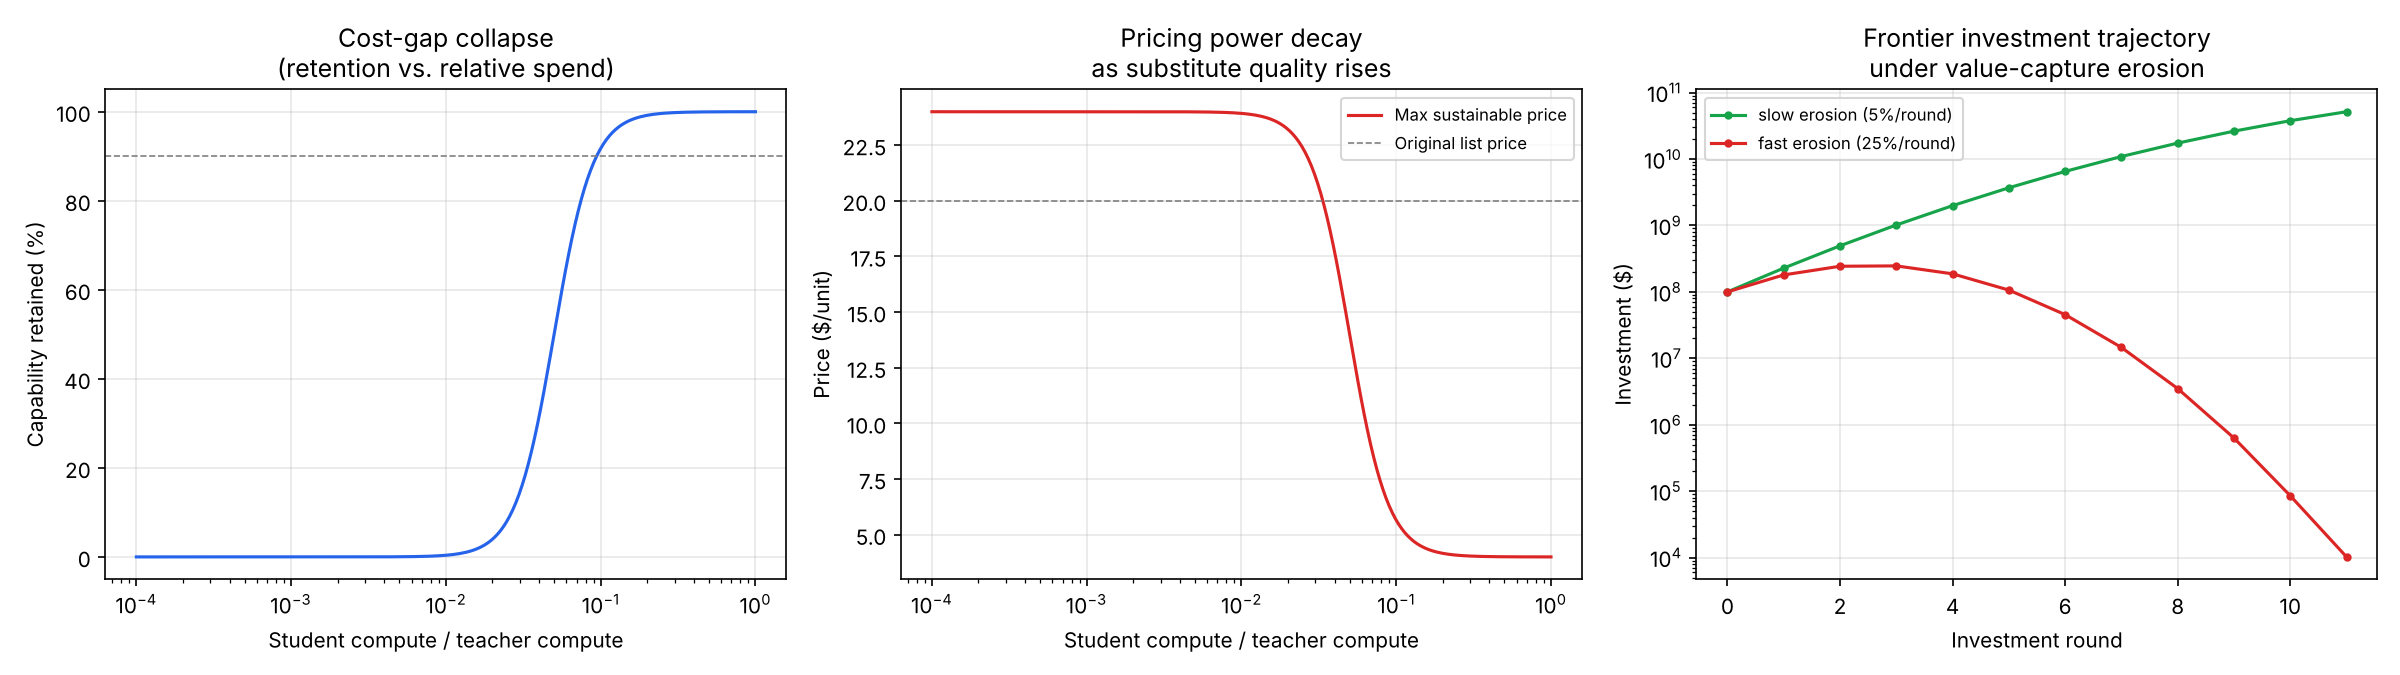

Write Python code to recreate this figure.
"""
Run: python examples/economics_demo.py
Produces economics_demo.png with three panels.
"""

import sys
from pathlib import Path
sys.path.insert(0, str(Path(__file__).resolve().parent.parent))

import numpy as np
import matplotlib.pyplot as plt

from core.economics import cost_gap_collapse, substitute_pricing_pressure, simulate_investment_dynamic


def main():
    fig, axes = plt.subplots(1, 3, figsize=(16, 4.5))

    # --- Panel 1: cost gap collapse ---
    teacher_cost = 100_000_000  # $100M pretrain run
    ratios = np.logspace(-4, 0, 200)
    result = cost_gap_collapse(teacher_cost, ratios)

    ax = axes[0]
    ax.plot(ratios, result["retention"] * 100, color="#2563eb")
    ax.set_xscale("log")
    ax.set_xlabel("Student compute / teacher compute")
    ax.set_ylabel("Capability retained (%)")
    ax.set_title("Cost-gap collapse\n(retention vs. relative spend)")
    ax.axhline(90, color="gray", linestyle="--", linewidth=0.8)
    ax.grid(alpha=0.3)

    # --- Panel 2: pricing pressure ---
    original_price = 20.0  # $/unit (e.g. per-1M-token price)
    substitute_price = 2.0
    pressure = substitute_pricing_pressure(original_price, result["retention"], substitute_price)

    ax = axes[1]
    ax.plot(ratios, pressure, color="#dc2626", label="Max sustainable price")
    ax.axhline(original_price, color="gray", linestyle="--", linewidth=0.8, label="Original list price")
    ax.set_xscale("log")
    ax.set_xlabel("Student compute / teacher compute")
    ax.set_ylabel("Price ($/unit)")
    ax.set_title("Pricing power decay\nas substitute quality rises")
    ax.legend(fontsize=8)
    ax.grid(alpha=0.3)

    # --- Panel 3: investment dynamic under two decay rates ---
    ax = axes[2]
    for decay, label, color in [(0.05, "slow erosion (5%/round)", "#16a34a"),
                                  (0.25, "fast erosion (25%/round)", "#dc2626")]:
        rounds = simulate_investment_dynamic(
            initial_investment=100_000_000, n_rounds=12, capture_decay_rate=decay,
        )
        ax.plot([r.round_num for r in rounds], [r.investment for r in rounds],
                 label=label, color=color, marker="o", markersize=3)

    ax.set_xlabel("Investment round")
    ax.set_ylabel("Investment ($)")
    ax.set_yscale("log")
    ax.set_title("Frontier investment trajectory\nunder value-capture erosion")
    ax.legend(fontsize=8)
    ax.grid(alpha=0.3)

    fig.tight_layout()
    out_path = Path(__file__).resolve().parent / "economics_demo.png"
    fig.savefig(out_path, dpi=150)
    print(f"Saved plot to {out_path}")

    # print a few numbers too
    print("\n--- Cost gap collapse ---")
    for r in [0.001, 0.01, 0.05, 0.1]:
        idx = (np.abs(ratios - r)).argmin()
        print(f"  compute_ratio={r:.3f}  cost=${result['student_cost'][idx]:,.0f}  "
              f"retention={result['retention'][idx]*100:.1f}%")

    print("\n--- Investment dynamic (fast erosion) ---")
    rounds = simulate_investment_dynamic(100_000_000, 12, capture_decay_rate=0.25)
    for r in rounds[::3]:
        print(f"  round {r.round_num:2d}: investment=${r.investment:,.0f}  "
              f"capture_share={r.captured_value_share:.1%}")


if __name__ == "__main__":
    main()
